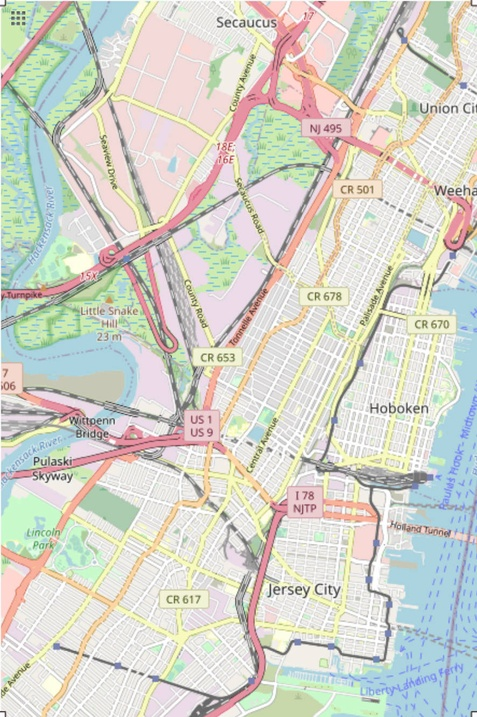
#> input picture maps/jersey/jersey.jpg, 477 x 717 px, shrunk from 886 x 1332 before the run
$ python download_maps.py
#> lines starting #> are read from the running program, lines starting #| are printed output that depends on the picture; after the words box and inside, x2 and y2 are one past the last pixel; in counts of white or black regions, pixels touching at a corner belong together
import requests
import cv2

if 0:
    ##### block manhattan start #####
    mapName = 'manhattan'
    # left border, from north to south
    city_range = [
        [40.8156, -73.9644, 40.7564, -74.0080],
        [40.7564, -74.0080, 40.703618, -74.019097]]
    x_count = [2, 2]
    block_size_sets = [[0.012, 0.028], [0.012, 0.023]]
    img_range = [-74.0228, 40.6985, -73.9219, 40.8191]
    ##### block manhattan end #####
else:
    ##### block jersey start #####
    mapName = 'jersey'
    # left border, from north to south
    city_range = [
        [40.7867, -74.0360, 40.7571, -74.0561],
        [40.7571, -74.0602, 40.7435, -74.0676],
        [40.7435, -74.0800, 40.7128, -74.1004],]
    x_count = [1, 3, 2]
    block_size_sets = [[0.012, 0.032], [0.012, 0.017], [0.012, 0.032]]
    img_range = [-74.0959, 40.7059, -74.0199, 40.7925]
    ##### block jersey end #####

# small overlap is enough
overlap = 0.0018
maps = []

def download(flag):
#> called with flag = 1
    for index, r in enumerate(city_range):
        block_size = block_size_sets[index]
        tan = (r[3] - r[1]) / abs(r[2] - r[0])
        sign = (r[2] - r[0]) / abs(r[2] - r[0])
        delta_long = tan * (block_size[0] - overlap)
        delta_lati = sign * (block_size[0] - overlap)
        start_long = r[1] + delta_long

        if len(maps) and r[0] > maps[-1][1] + overlap:
            start_lati = maps[-1][1] + overlap
        else:
            start_lati = r[0]

        y_count = int(abs(start_lati - r[2]) / (block_size[0] - overlap)) + 1

        for i in range(y_count):
            long_ = start_long + delta_long * i
            lati_ = start_lati + delta_lati * i
            for j in range(x_count[index]):
                maps.append([long_ + (block_size[1] - overlap) * j, lati_ - block_size[0], long_ + (block_size[1] - overlap) * j + block_size[1], lati_])

    if flag:
        for i, r in enumerate(maps):
            print('downloading map {}...'.format(i))
            file = requests.get("https://www.openstreetmap.org/api/0.6/map?bbox="
                + "{:.4f}".format(r[0]) + "%2C"
                + "{:.4f}".format(r[1]) + "%2C"
                + "{:.4f}".format(r[2]) + "%2C"
                + "{:.4f}".format(r[3]))
            open(mapName + "/osm/map_" + str(i) + ".xml", "wb").write(file.content)
#> (the call stopped at in download, `file = requests.get("https://www.openstreetmap.org/api/0.6/map?bbox=" ..`: the network is not available in this run)

def plot():
    img = cv2.imread(mapName + '/' + mapName + '.jpg')
#> img is the input picture: shape (717, 477, 3); mean B, G, R 202.9, 212.7, 211.7
    width = img.shape[1]
#> width = 477
    height = img.shape[0]
#> height = 717
    ratio_w = width / (img_range[2] - img_range[0])
#> ratio_w = 6276.3
    ratio_h = height / (img_range[3] - img_range[1])
#> ratio_h = 8279.4
    for r in maps:
        sp = [ratio_w * (r[0] - img_range[0]), ratio_h * (img_range[3] - r[3])]
        ep = [ratio_w * (r[2] - r[0]), ratio_h * (r[3] - r[1])]
        sp[0] = int(sp[0])
        sp[1] = int(sp[1])
        ep[0] = int(ep[0] + sp[0])
        ep[1] = int(ep[1] + sp[1])
        cv2.rectangle(img, (sp[0], sp[1]), (ep[0], ep[1]), (255, 0, 0), 2)
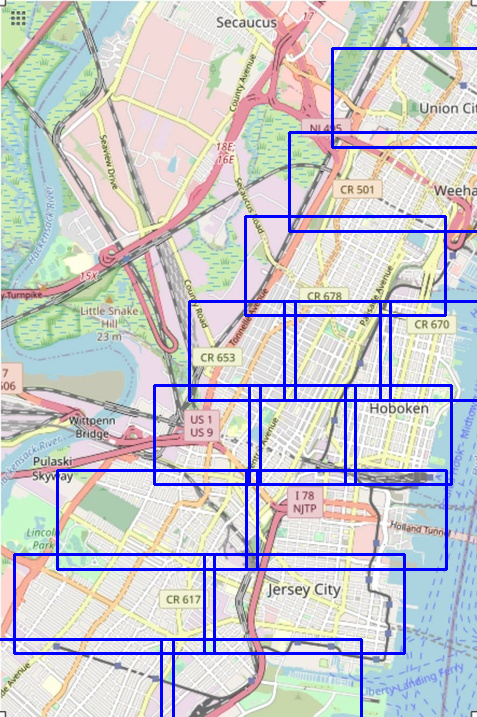
#> img: shape (717, 477, 3); 5.7% of pixels changed, all inside (x1, y1, x2, y2) = (0, 47, 477, 717)

    # write map range list to file
    with open(mapName + '/maps_range_list.txt', 'w') as fp:
        for item in maps:
            fp.write("%f %f %f %f\n" % (item[3], item[2], item[1], item[0]))

    # cv2.namedWindow("output", cv2.WINDOW_NORMAL)
    # cv2.imshow('output', img)
    # cv2.waitKey()
    cv2.imwrite(mapName + '/' + mapName + '_slice.jpg', img)
    return

if __name__=='__main__':
    download(1)
    plot()
